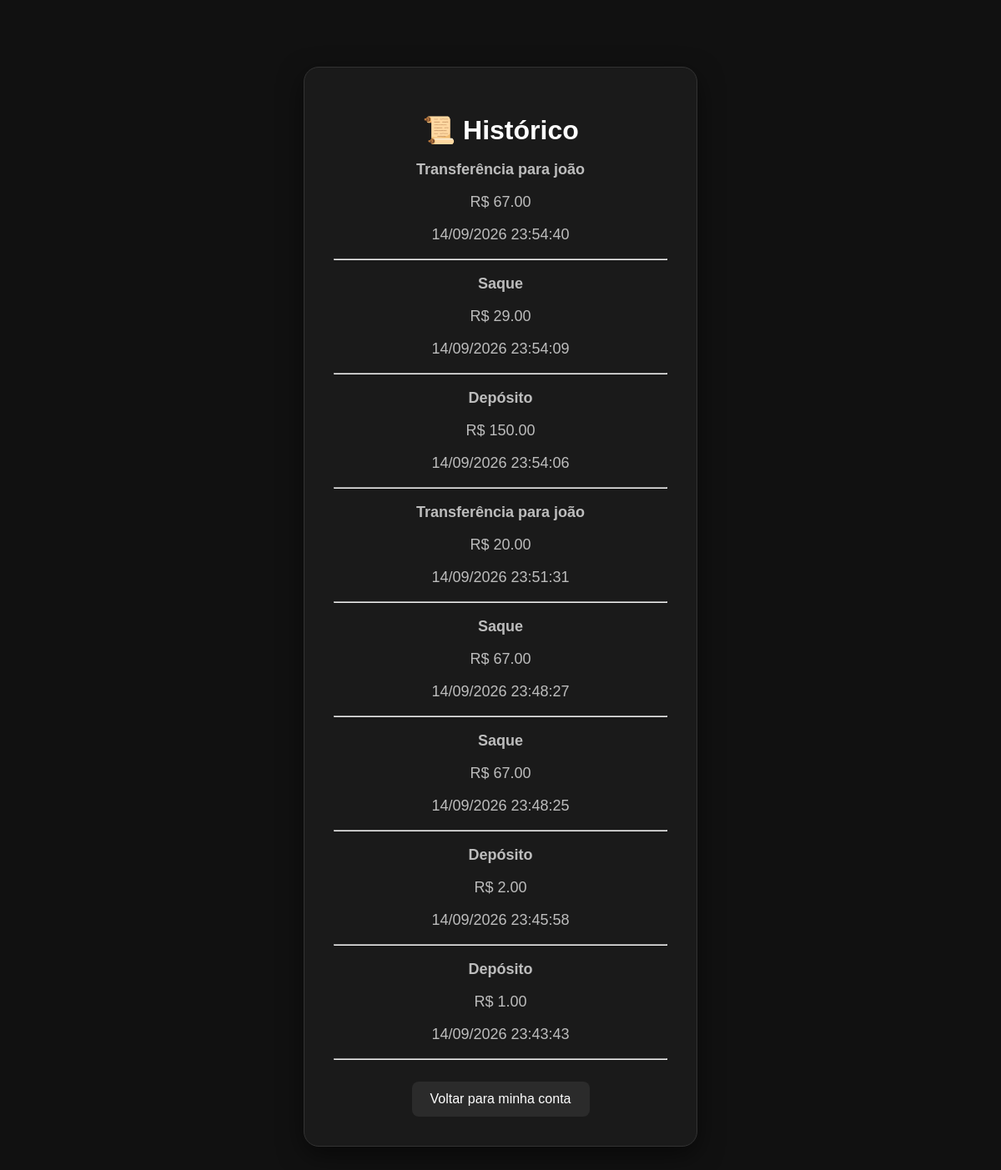
Before: /historico (signed in) with the older database file.
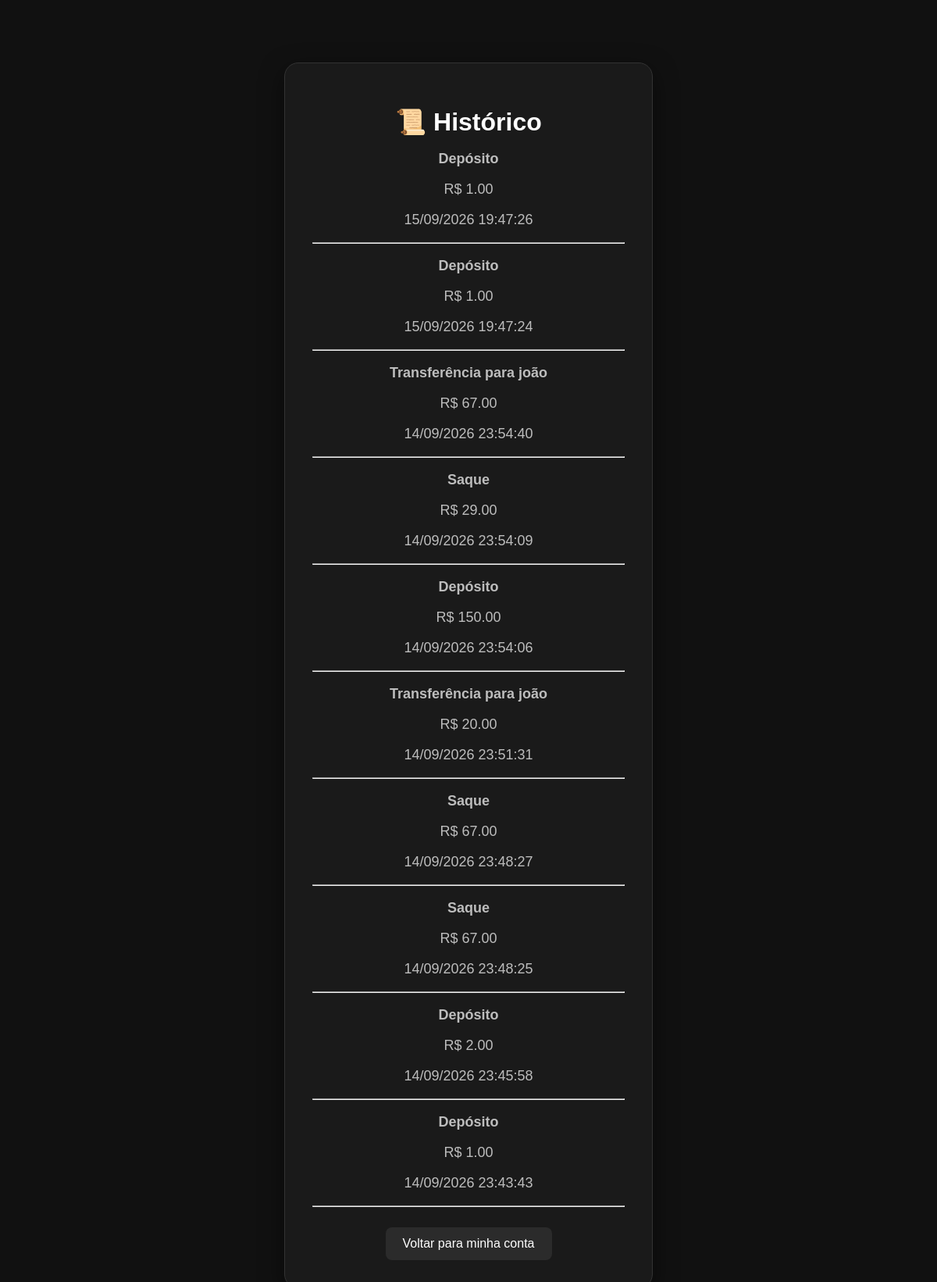
After: the same page with the newer database file.
### tables this page shows
CREATE TABLE historico (
    id INTEGER PRIMARY KEY AUTOINCREMENT,
    conta_id INTEGER NOT NULL,
    tipo TEXT NOT NULL,
    valor REAL NOT NULL,
    data_hora TEXT NOT NULL,
    FOREIGN KEY (conta_id) REFERENCES contas(id)
);

### app.py (the view)
@app.route("/historico")
def historico():
    if "usuario_id" not in session:
        return redirect("/login")
    banco = conectar()
    cursor = banco.cursor()
    cursor.execute(
        """
        SELECT tipo, valor, data_hora
        FROM historico
        WHERE conta_id = ?
        ORDER BY id DESC
        """,
        (session["usuario_id"],)
    )
    movimentacoes = cursor.fetchall()
    banco.close()
    return render_template(
        "historico.html",
        movimentacoes=movimentacoes
    )

### banco.py (called while the page is built)
def conectar():
    banco = sqlite3.connect("banco.db")
    return banco

### templates/historico.html (shortened to what this page needs)
<!DOCTYPE html>
<html lang="pt-br">
<head>
    <link rel="stylesheet" href="{{ url_for('static', filename='style.css') }}">
</head>
<body>
    <div class="card">
        <h1>📜 Histórico</h1>
        {% if movimentacoes %}
            {% for movimento in movimentacoes %}
                <div>
                    <p>
                        <strong>{{ movimento[0] }}</strong>
                    </p>
                    <p>
                        R$ {{ "%.2f"|format(movimento[1]) }}
                    </p>
                    <p>
                        {{ movimento[2] }}
                    </p>
                    <hr>
                </div>
            {% endfor %}
        {% else %}
            <p>Nenhuma movimentação encontrada.</p>
        {% endif %}
        <br>
        <a href="/conta">
            <button>Voltar para minha conta</button>
        </a>
    </div>
</body>
</html>

### static/style.css (style rules this page uses)
body { background-color: #111111; color: #ffffff; font-family: Arial, sans-serif; text-align: center; margin: 0; padding: 0; }
h1 { font-size: 32px; margin-bottom: 10px; }
p { font-size: 18px; color: #bdbdbd; }
button { padding: 12px 22px; font-size: 16px; cursor: pointer; border: none; border-radius: 8px; background-color: #2b2b2b; color: white; transition: 0.3s; }
.card { background-color: #1a1a1a; width: 400px; max-width: 85%; margin: 80px auto; padding: 35px; border-radius: 18px; border: 1px solid #333; box-shadow: 0 10px 30px rgba(0, 0, 0, 0.5); }
a { text-decoration: none; color: inherit; }

Changed rows visible on the page:
added historico: tipo "Depósito", valor "1.00", data_hora "15/09/2026 19:47:26"
added historico: tipo "Depósito", valor "1.00", data_hora "15/09/2026 19:47:24"
